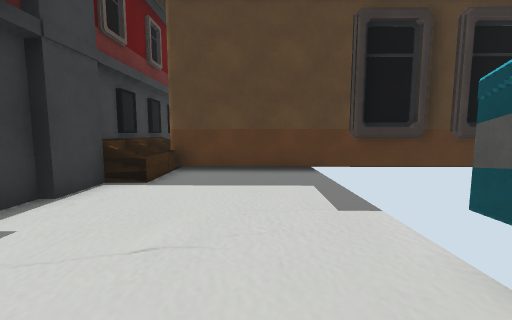
view 1 (above)

16 first-person views from a walk through a 3-D level made in the Unity game engine. The camera is 1.2 m above the floor, tilts 6° down and sees 90° across. The floor is counted in squares, 1 m on a side. Each view is taken from the middle of a square. On the plan, view 1 faces up. The plan holds only what a view shows up to about 12 squares ahead; the rest is blank. The place goes on beyond the plan. The player character is not drawn. Some surface patterns are stand-ins.

view 2
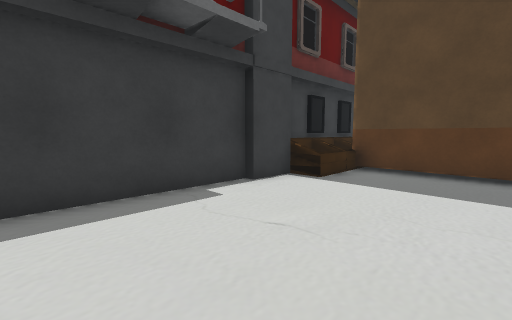

view 3
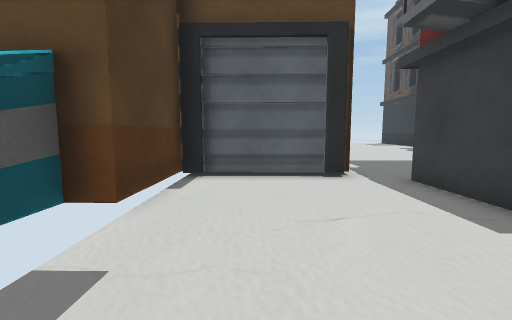

view 4
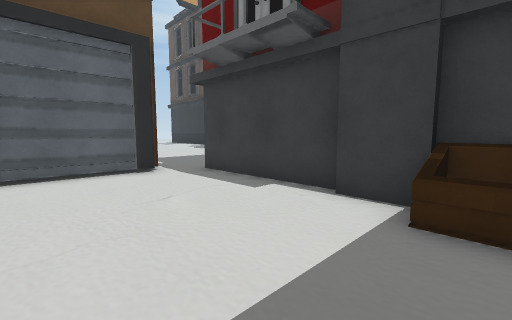

view 5
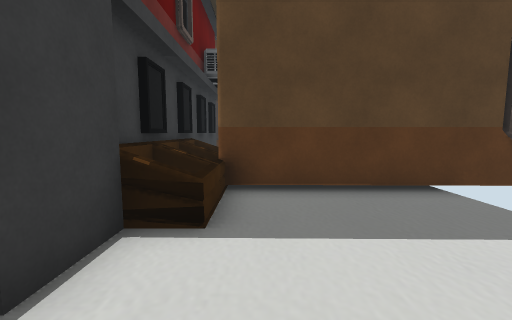

view 6
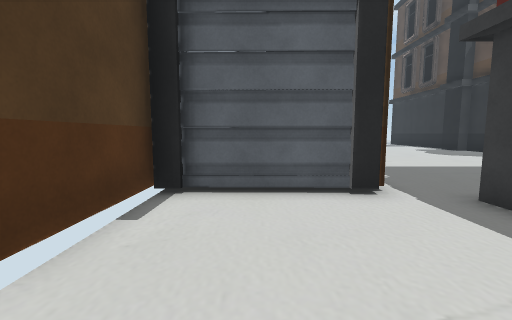

view 7
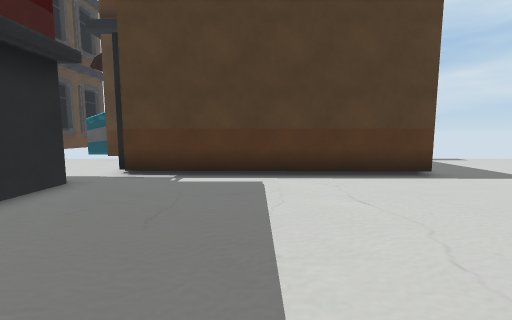

view 8
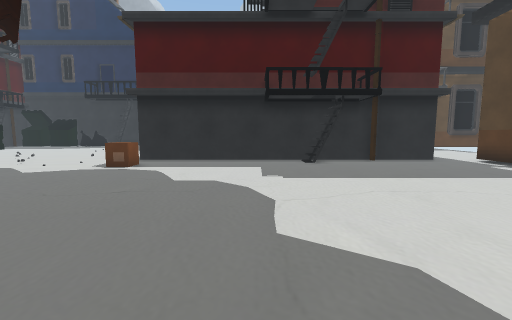

view 9
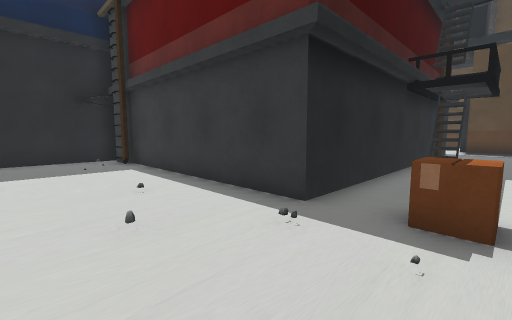

view 10
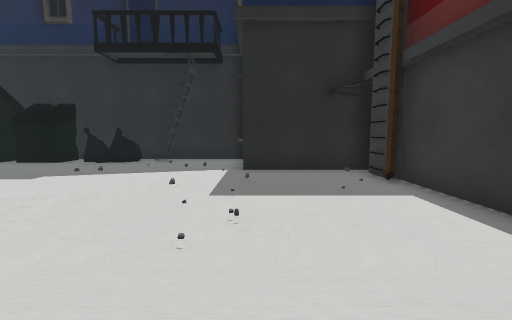

view 11
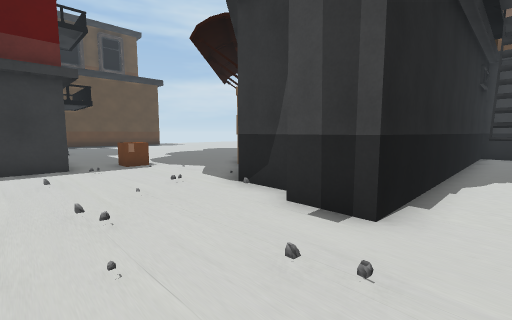

view 12
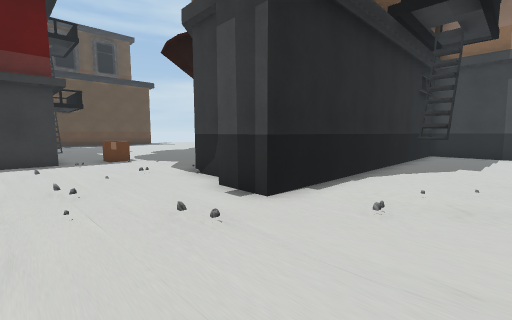

view 13
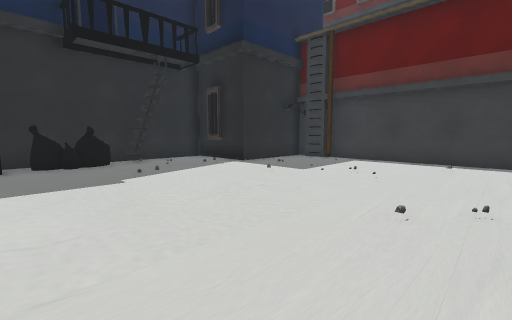

view 14
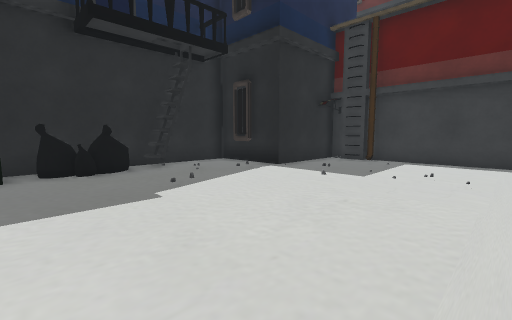

view 15
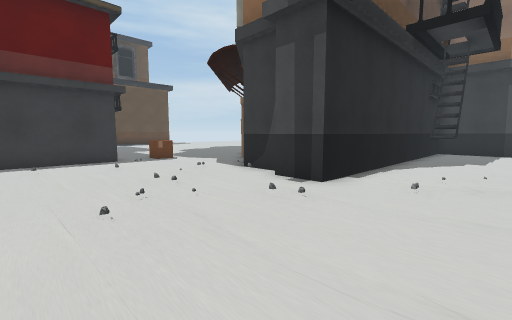

view 16
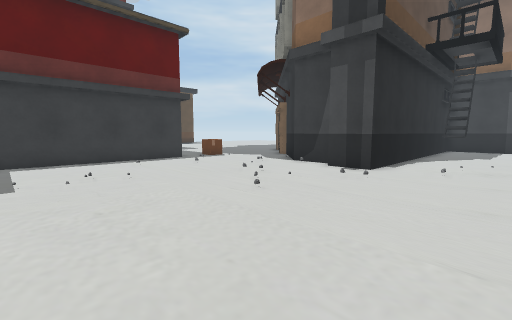

### Floor plan
Key: @ floor where view 1 was taken; # wall or solid block; . floor; = window, fence, low wall or low ledge; ^ raised ledge; O other object.
Columns run from 29 left of view 1 to 4 right of it. Each row starts with its distance up from view 1.
 13 ######  #
 12 ###=#...#                #
 11 #.=.....#                #O
 10 ........#                #O
  9 ........#####            #O
  8 ...........O#            #O#####
  7 ............#            #O....
  6 ............#            #O....
  5 ............#            #.....
  4 ............#            #..... O
  3 ............#            #..... O
  2 ............#            #.....OOO
  1 ............#            #.....O
  0 ............##############...@.O
 -1 ...................OO.O....####O
 -2 ............O.......O.....##
 -3 ...#####....O.............#
 -4 ...#   # .................#
 -5 ...#      ................#
 -6 ...#      #...............#
 -7 ...#        ..............#
 -8 ...#         .............#
 -9 ...#          .......  ...#
-10 ..^#          .......   ..#
-11 ..##                     ....
-12 ...#             .        ....
-13 ...#                       ....
-14 ...#                        ...
-15 ####                         ..

Positions as (right, up) in squares from view 1, and headings:
1: (0, 0), facing up
2: (1, 0), facing up-left
3: (0, 6), facing down
4: (1, 7), facing down-left
5: (-2, 3), facing up
6: (0, 4), facing down
7: (-10, -5), facing right
8: (-12, -12), facing up
9: (-21, -3), facing up-right
10: (-21, 1), facing up
11: (-27, 1), facing down-right
12: (-29, 1), facing down-right
13: (-29, 1), facing up-right
14: (-29, 3), facing up-right
15: (-29, 3), facing down-right
16: (-29, 6), facing down-right
